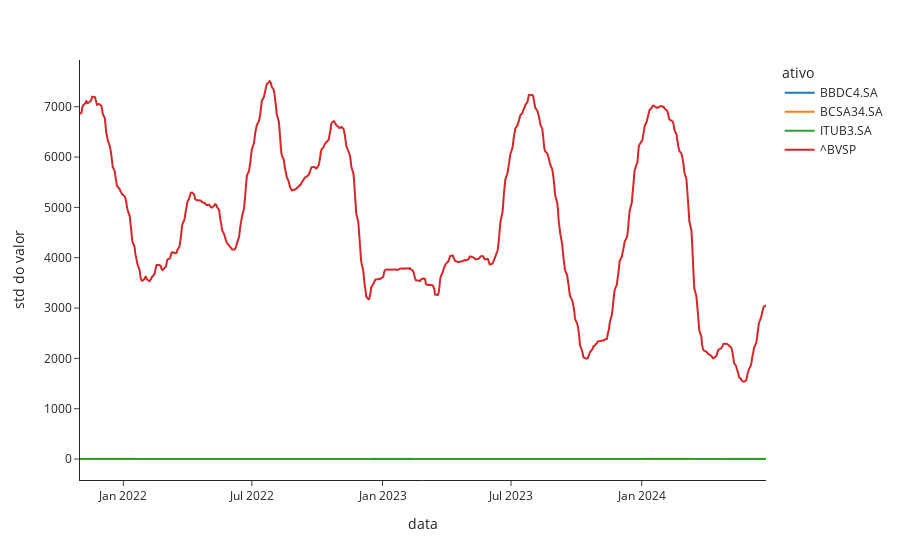

The notebook cell saved with this chart:
### Code cell
# Monte um gráfico de linhas para os desvios padrão em janela móvel
fig = px.line(std_dados_90, x="data", y="std do valor", color='ativo', template = "simple_white")
fig.write_image("output/desvios padrão em janela móvel.png")
fig.show()

### Figure 1 — Plotly figure (JSON) as saved in the notebook; plotly's stock layout.template omitted (floating-point values rounded to 4 significant figures; data arrays with more than 128 entries replaced by an {"elided": "..."} marker saying what was removed)
{"data": [{"hovertemplate": "ativo=BBDC4.SA<br>data=%{x}<br>std do valor=%{y}<extra></extra>", "legendgroup": "BBDC4.SA", "line": {"color": "#1F77B4", "dash": "solid"}, "marker": {"symbol": "circle"}, "mode": "lines", "name": "BBDC4.SA", "showlegend": true, "type": "scattergl", "x": {"elided": "659 str values"}, "xaxis": "x", "y": {"elided": "659 float values"}, "yaxis": "y"}, {"hovertemplate": "ativo=BCSA34.SA<br>data=%{x}<br>std do valor=%{y}<extra></extra>", "legendgroup": "BCSA34.SA", "line": {"color": "#FF7F0E", "dash": "solid"}, "marker": {"symbol": "circle"}, "mode": "lines", "name": "BCSA34.SA", "showlegend": true, "type": "scattergl", "x": {"elided": "659 str values"}, "xaxis": "x", "y": {"elided": "659 float values"}, "yaxis": "y"}, {"hovertemplate": "ativo=ITUB3.SA<br>data=%{x}<br>std do valor=%{y}<extra></extra>", "legendgroup": "ITUB3.SA", "line": {"color": "#2CA02C", "dash": "solid"}, "marker": {"symbol": "circle"}, "mode": "lines", "name": "ITUB3.SA", "showlegend": true, "type": "scattergl", "x": {"elided": "659 str values"}, "xaxis": "x", "y": {"elided": "659 float values"}, "yaxis": "y"}, {"hovertemplate": "ativo=^BVSP<br>data=%{x}<br>std do valor=%{y}<extra></extra>", "legendgroup": "^BVSP", "line": {"color": "#D62728", "dash": "solid"}, "marker": {"symbol": "circle"}, "mode": "lines", "name": "^BVSP", "showlegend": true, "type": "scattergl", "x": {"elided": "659 str values"}, "xaxis": "x", "y": {"elided": "659 float values"}, "yaxis": "y"}], "layout": {"legend": {"title": {"text": "ativo"}, "tracegroupgap": 0}, "margin": {"t": 60}, "xaxis": {"anchor": "y", "domain": [0, 1], "title": {"text": "data"}}, "yaxis": {"anchor": "x", "domain": [0, 1], "title": {"text": "std do valor"}}}}
